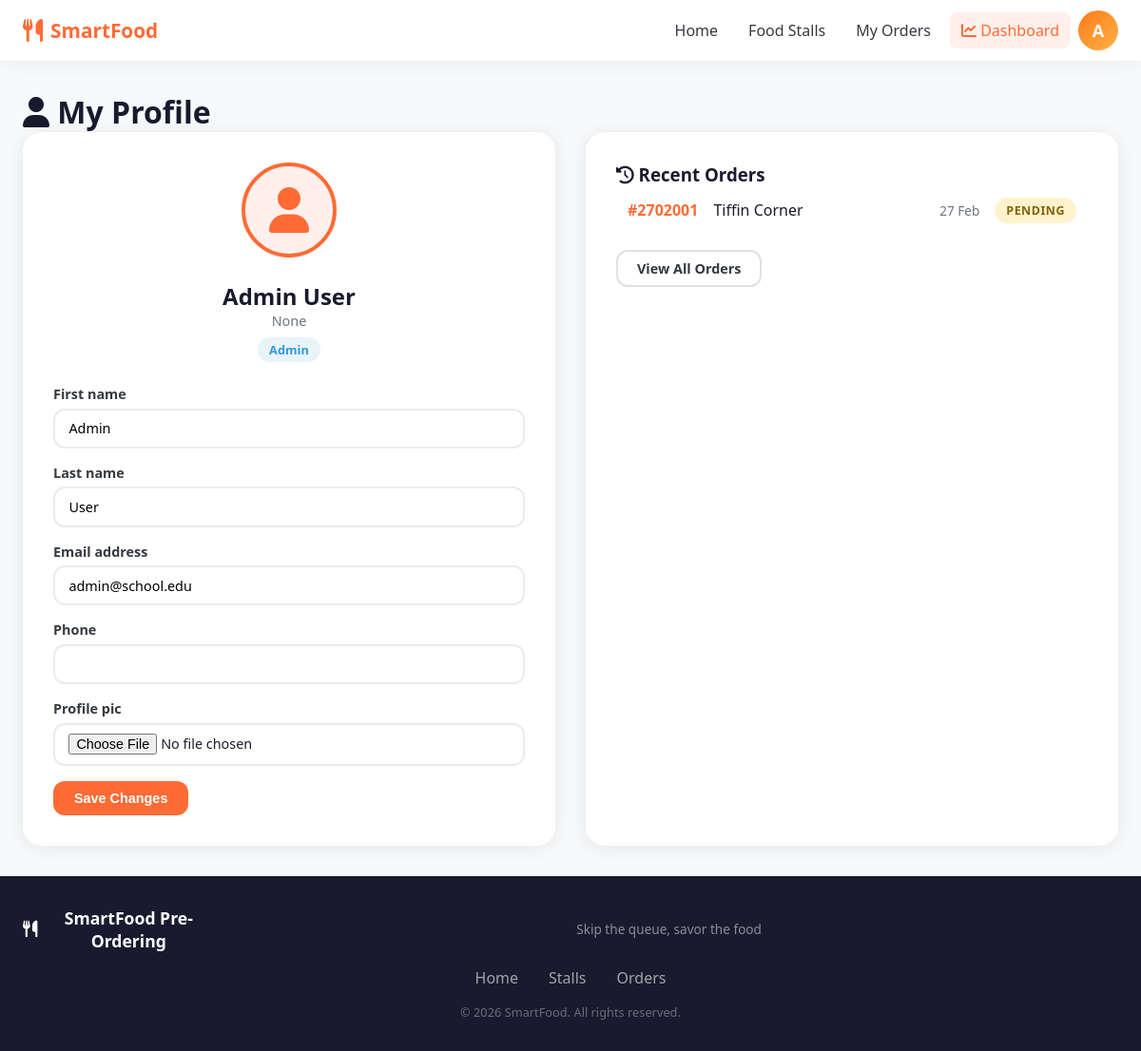
Before: /users/profile/ (signed in) with the older database file.
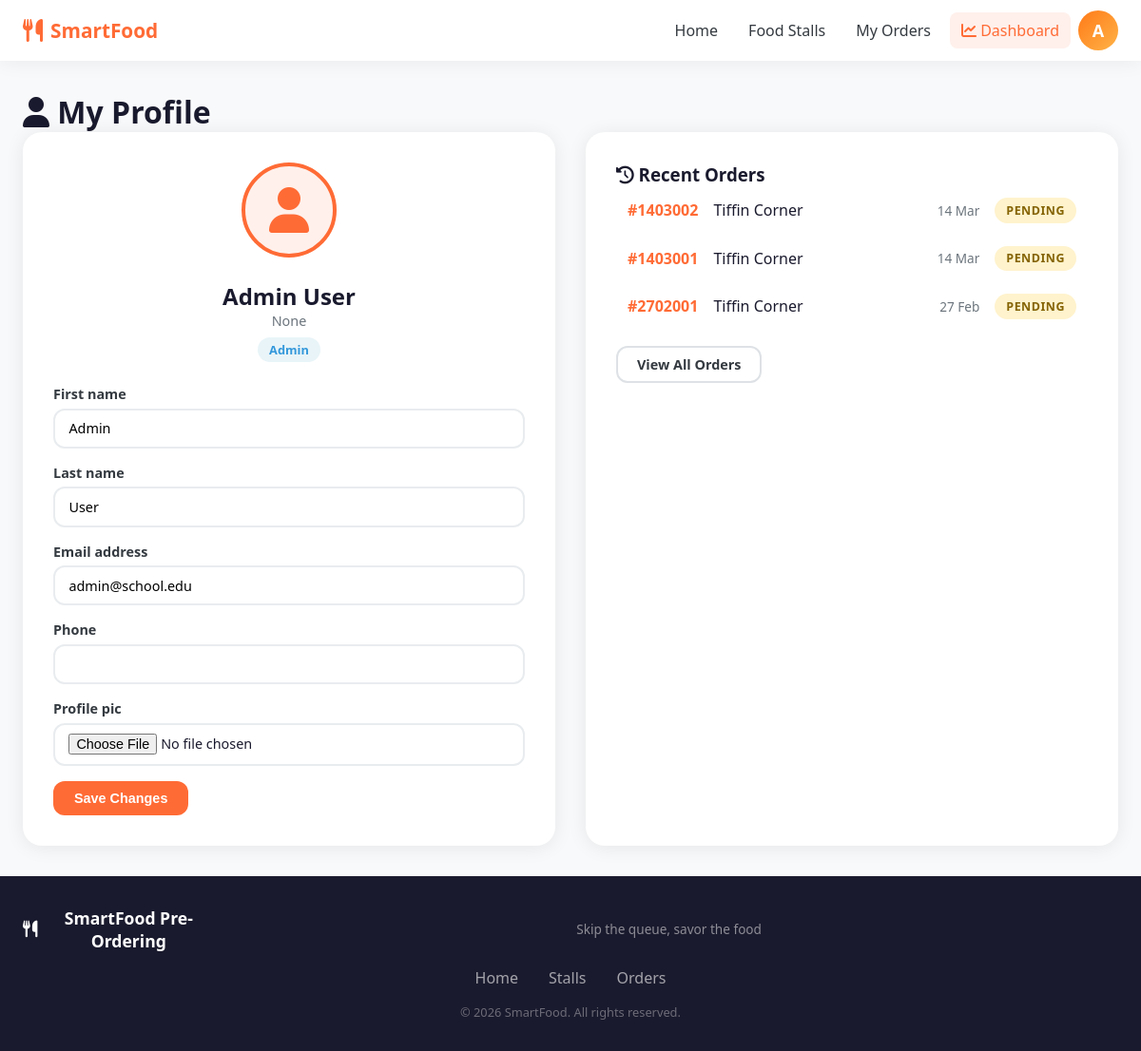
After: the same page with the newer database file.
### apps/users/models.py (models this page shows, shortened)
class User(AbstractUser):
    ROLE_CHOICES = [
        ('student', 'Student'),
        ('admin', 'Admin'),
        ('stall_owner', 'Stall Owner'),
    ]
    role = models.CharField(max_length=20, choices=ROLE_CHOICES, default='student')
    student_id = models.CharField(max_length=20, blank=True, null=True, unique=True)
    phone = models.CharField(max_length=15, blank=True)
    profile_pic = models.ImageField(upload_to='profiles/', blank=True, null=True)
    class Meta:
        verbose_name = 'User'
        verbose_name_plural = 'Users'

### apps/orders/models.py (models this page shows, shortened)
class Order(models.Model):
    user = models.ForeignKey(User, on_delete=models.CASCADE, related_name='orders')
    stall = models.ForeignKey(FoodStall, on_delete=models.CASCADE, related_name='orders')
    break_slot = models.CharField(max_length=5, choices=BREAK_SLOT_CHOICES)
    pickup_date = models.DateField()
    status = models.CharField(max_length=20, choices=ORDER_STATUS_CHOICES, default='pending')
    total_amount = models.DecimalField(max_digits=10, decimal_places=2, default=0)
    special_instructions = models.TextField(blank=True)
    token_number = models.CharField(max_length=10, blank=True)
    created_at = models.DateTimeField(auto_now_add=True)
    updated_at = models.DateTimeField(auto_now=True)
    estimated_ready_time = models.DateTimeField(null=True, blank=True)
    class Meta:
        ordering = ['-created_at']

### apps/stalls/models.py (models this page shows, shortened)
class FoodStall(models.Model):
    name = models.CharField(max_length=100)
    description = models.TextField(blank=True)
    owner = models.ForeignKey(User, on_delete=models.SET_NULL, null=True, related_name='stalls')
    image = models.ImageField(upload_to='stalls/', blank=True, null=True)
    location = models.CharField(max_length=200, blank=True)
    is_open = models.BooleanField(default=True)
    max_capacity = models.IntegerField(default=50, help_text="Maximum orders per break slot")
    created_at = models.DateTimeField(auto_now_add=True)

### apps/users/views.py (the view)
# urls.py: path('profile/', views.profile, name='profile'),
@login_required
def profile(request):
    if request.method == 'POST':
        form = ProfileUpdateForm(request.POST, request.FILES, instance=request.user)
        if form.is_valid():
            form.save()
            messages.success(request, 'Profile updated successfully!')
            return redirect('profile')
    else:
        form = ProfileUpdateForm(instance=request.user)
    recent_orders = Order.objects.filter(user=request.user).order_by('-created_at')[:5]
    return render(request, 'users/profile.html', {
        'form': form,
        'recent_orders': recent_orders
    })

### apps/users/forms.py
class ProfileUpdateForm(forms.ModelForm):
    class Meta:
        model = User
        fields = ['first_name', 'last_name', 'email', 'phone', 'profile_pic']

### templates/users/profile.html (shortened to what this page needs)
{% extends 'base/base.html' %}
{% load static %}
{% block content %}
<div class="container profile-page">
    <h1><i class="fas fa-user"></i> My Profile</h1>
    <div class="profile-layout">
        <div class="profile-card">
            <div class="profile-avatar">
                {% if user.profile_pic %}
                <img src="{{ user.profile_pic.url }}" alt="Profile">
                {% else %}
                <div class="avatar-placeholder"><i class="fas fa-user"></i></div>
                {% endif %}
            </div>
            <div class="profile-info">
                <h2>{{ user.get_full_name|default:user.username }}</h2>
                <p class="profile-id">{{ user.student_id }}</p>
                <span class="profile-role role-{{ user.role }}">{{ user.get_role_display }}</span>
            </div>
            <form method="post" enctype="multipart/form-data" class="profile-form">
                {% for field in form %}
                <div class="form-group">
                    <label>{{ field.label }}</label>
                    {{ field }}
                </div>
                {% endfor %}
                <button type="submit" class="btn btn-primary">Save Changes</button>
            </form>
        </div>
        <div class="profile-orders">
            <h3><i class="fas fa-history"></i> Recent Orders</h3>
            {% for order in recent_orders %}
            <a href="{% url 'order_detail' order.pk %}" class="profile-order-row">
                <span class="por-token">#{{ order.token_number }}</span>
                <span class="por-stall">{{ order.stall.name }}</span>
                <span class="por-date">{{ order.pickup_date|date:"d M" }}</span>
                <span class="status-badge status-{{ order.status }}">{{ order.get_status_display }}</span>
            </a>
            {% empty %}
            <p style="color:#888">No orders yet.</p>
            {% endfor %}
            <a href="{% url 'my_orders' %}" class="btn btn-outline" style="margin-top:1rem">View All Orders</a>
        </div>
    </div>
</div>
{% endblock %}

### templates/base/base.html (shortened to what this page needs)
<!doctype html>
<html lang="en">
  <head>
    {% load static %}
    <link rel="stylesheet" href="{% static 'css/main.css' %}" />
    <link
      rel="stylesheet"
      href="https://cdnjs.cloudflare.com/ajax/libs/font-awesome/6.4.0/css/all.min.css"
    />
  </head>
  <body class="{% block body_class %}{% endblock %}">
    <nav class="navbar">
      <div class="nav-container">
        <a href="{% url 'home' %}" class="nav-brand">
          <i class="fas fa-utensils"></i>
          <span>SmartFood</span>
        </a>
        <div class="nav-links">
          <a href="{% url 'home' %}" class="nav-link">Home</a>
          <a href="{% url 'stall_list' %}" class="nav-link">Food Stalls</a>
          {% if user.is_authenticated %}
          <a href="{% url 'my_orders' %}" class="nav-link">My Orders</a>
          {% if user.is_staff or user.is_stall_owner or user.role == 'admin' %}
          <a href="{% url 'admin_dashboard' %}" class="nav-link nav-admin">
            <i class="fas fa-chart-line"></i> Dashboard
          </a>
          {% endif %}
          <div class="user-menu" id="userMenu">
            <div class="avatar-circle" onclick="toggleDropdown()">
              {{ user.username|first|upper }}
            </div>
          </div>
          {% else %}
          <a href="{% url 'login' %}" class="btn btn-outline">Login</a>
          <a href="{% url 'register' %}" class="btn btn-primary">Register</a>
          {% endif %}
        </div>
      </div>
    </nav>
    <main class="main-content">{% block content %}{% endblock %}</main>
    <footer class="footer">
      <div class="footer-container">
        <div class="footer-brand">
          <i class="fas fa-utensils"></i>
          <strong>SmartFood Pre-Ordering</strong>
          <p>Skip the queue, savor the food</p>
        </div>
        <div class="footer-links">
          <a href="{% url 'home' %}">Home</a>
          <a href="{% url 'stall_list' %}">Stalls</a>
          {% if user.is_authenticated %}
          <a href="{% url 'my_orders' %}">Orders</a>
          {% endif %}
        </div>
        <p class="footer-copy">&copy; 2026 SmartFood. All rights reserved.</p>
      </div>
    </footer>
  </body>
</html>

Changed rows visible on the page:
added Order: token_number "1403002", stall.name "Tiffin Corner", pickup_date "14 Mar", status "PENDING"
added Order: token_number "1403001", stall.name "Tiffin Corner", pickup_date "14 Mar", status "PENDING"
